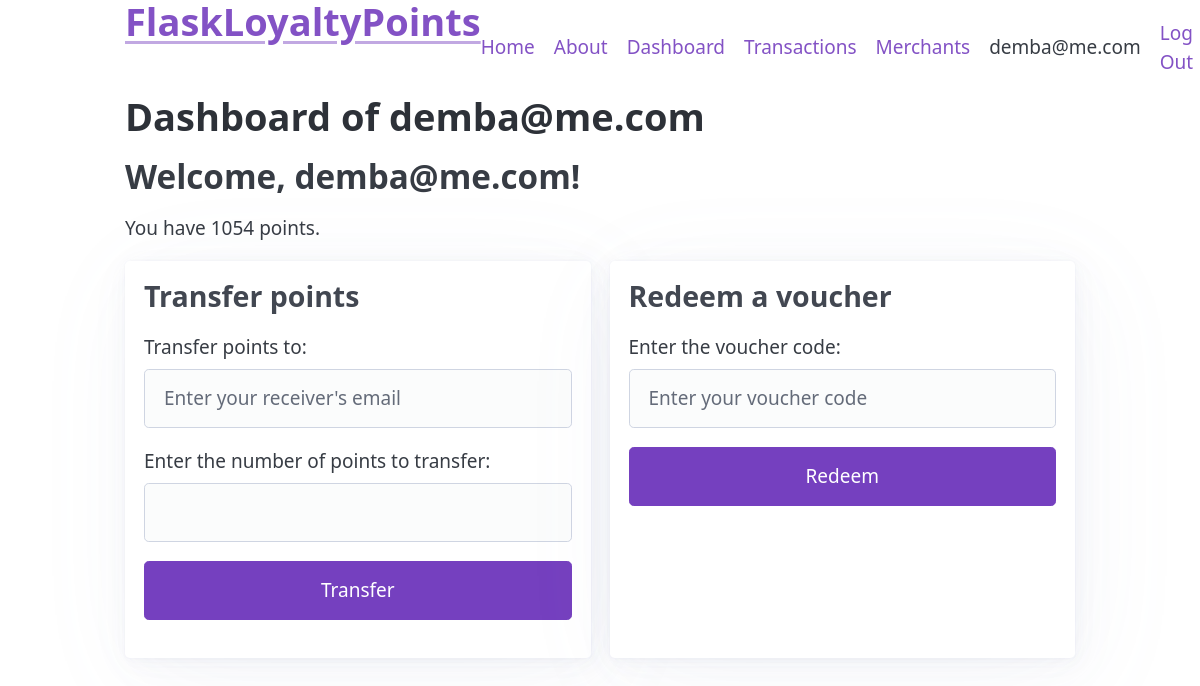
The page /points/dashboard (signed in) on the database as committed earlier.
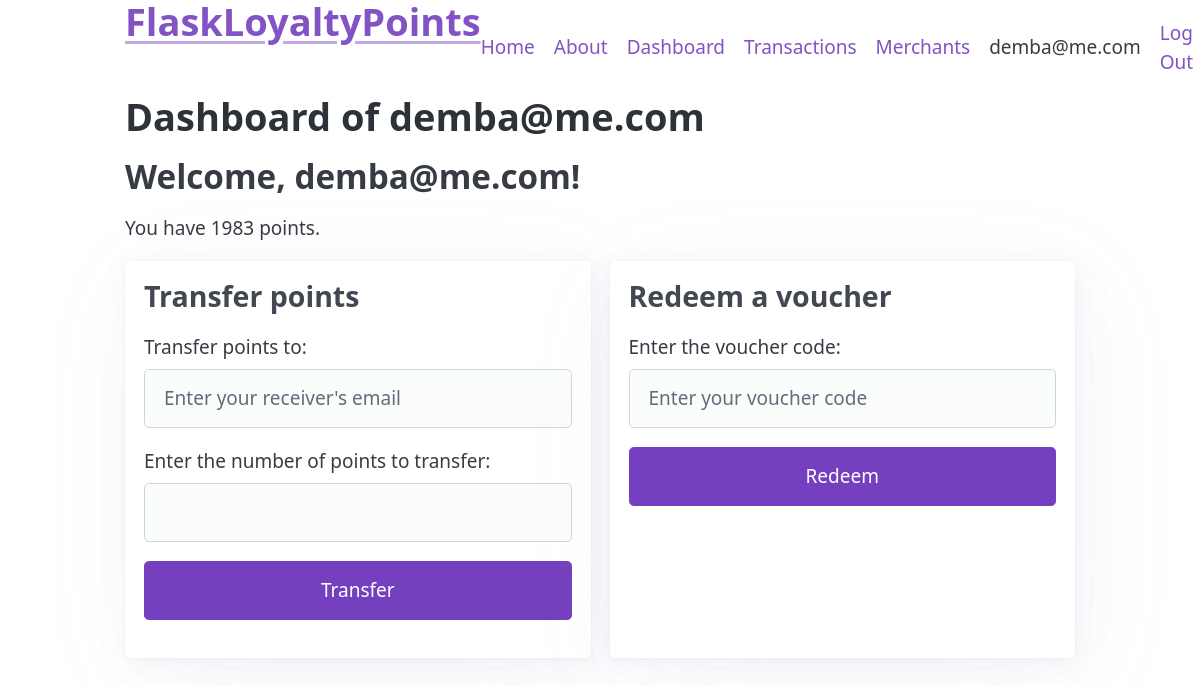
The same page on the database as committed later.
### tables this page shows
CREATE TABLE user (
  id INTEGER PRIMARY KEY AUTOINCREMENT,
  username TEXT UNIQUE NOT NULL,
  email TEXT UNIQUE NOT NULL,
  password TEXT NOT NULL,
  points INTEGER DEFAULT 0
);

### flaskr/points.py (the view)
@bp.route('/dashboard', methods=['GET', 'POST'])
@login_required
def dashboard():
    db = get_db()
    user_id = int(g.user['id'])
    user = db.execute("SELECT * FROM user WHERE id = ?", (user_id,)).fetchone()
    return render_template('points/dashboard.html', user=user)

### flaskr/auth.py (called while the page is built)
def login_required(view):
    @functools.wraps(view)
    def wrapped_view(**kwargs):
        if g.user is None:
            return redirect(url_for("auth.login"))
        return view(**kwargs)
    return wrapped_view

@bp.before_app_request
def load_logged_in_user():
    user_id = session.get("user_id")
    if user_id is None:
        g.user = None
    else:
        g.user = (
            get_db().execute("SELECT * FROM user WHERE id = ?", (user_id,)).fetchone()
        )

### flaskr/db.py (called while the page is built)
def get_db():
    if "db" not in g:
        g.db = sqlite3.connect(
            current_app.config["DATABASE"], detect_types=sqlite3.PARSE_DECLTYPES
        )
        g.db.row_factory = sqlite3.Row
    return g.db

### flaskr/templates/points/dashboard.html (shortened to what this page needs)
{% extends 'base.html' %}
{% block header %}
  <h1>{% block title %}Dashboard of {{ g.user['email'] }} {% endblock %}</h1>
{% endblock %}
{% block content %}
<div>
    <h2>Welcome, {{ g.user['email'] }}!</h2>
    {% if g.user['points'] > 0 %}
    <p>You have {{ g.user['points'] }} points.</p>
    {% else %}
    <p>You have no points remaining</p>
    {% endif %}
  </div>
<section>
    <div class="grid">
        <article>
            <h3>Transfer points</h3>
            <form method="POST" action="{{ url_for('points.transfer') }}">
                <label for="receiver">Transfer points to:</label>
                <input type="email" id="receiver" name="receiver" required placeholder="Enter your receiver's email">
                <label for="points">Enter the number of points to transfer:</label>
                <input type="number" id="points" name="points" required min="1">
                <input type="submit" value="Transfer">
            </form>
        </article>
        <article>
            <h3>Redeem a voucher </h3>
            <form method="POST" action="{{ url_for('points.redeem') }}">
                <label for="voucher">Enter the voucher code:</label>
                <input type="text" id="voucher" name="voucher" required placeholder="Enter your voucher code">
                <input type="submit" value="Redeem">
            </form>
        </article>
    </div>
</section>
{% endblock %}

### flaskr/templates/base.html (shortened to what this page needs)
<!DOCTYPE html>
<html lang="en">
<head>
    <link rel="stylesheet" href="{{ url_for('static', filename='pico.min.css') }}">
</head>
<body class="container">
    <nav>
        <h1><a href="{{ url_for('pages.index') }}">FlaskLoyaltyPoints</a></h1>
        <ul>
            <li><a href="{{ url_for('pages.index') }}">Home</a></li>
            <li><a href="{{ url_for('pages.about') }}">About</a></li>
            {% if g.user %}
                <li><a href="{{ url_for('points.dashboard') }}">Dashboard</a></li>
                <li><a href="{{ url_for('points.transactions') }}">Transactions</a></li>
                <li><a href="{{ url_for('points.merchants') }}">Merchants</a></li>
                <li><span>{{ g.user['username'] }}</span>
                <li><a href="{{ url_for('auth.logout') }}">Log Out</a>
            {% else %}
                <li><a href="{{ url_for('auth.register') }}">Register</a>
                <li><a href="{{ url_for('auth.login') }}">Log In</a>
            {% endif %}
        </ul>
  </nav>
    <section class="container">
        <header>
        {% block header %}{% endblock %}
        </header>
        {% block content %}{% endblock %}
    </section>
</body>
</html>

Rows that differ between the two databases and show on the page:
changed user "demba@me.com": user.points "1054" → "1983"
